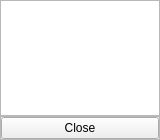
<?xml version="1.0" encoding="UTF-8"?>
<ui version="4.0">
 <class>JoinerListWindow</class>
 <widget class="QWidget" name="JoinerListWindow">
  <property name="geometry">
   <rect>
    <x>0</x>
    <y>0</y>
    <width>160</width>
    <height>140</height>
   </rect>
  </property>
  <property name="windowTitle">
   <string>Joiner List</string>
  </property>
  <layout class="QVBoxLayout" name="verticalLayout">
   <property name="spacing">
    <number>0</number>
   </property>
   <property name="margin">
    <number>0</number>
   </property>
   <item>
    <widget class="QListWidget" name="listJoiner">
     <property name="frameShadow">
      <enum>QFrame::Plain</enum>
     </property>
    </widget>
   </item>
   <item>
    <widget class="QFrame" name="frame">
     <property name="minimumSize">
      <size>
       <width>0</width>
       <height>0</height>
      </size>
     </property>
     <property name="frameShape">
      <enum>QFrame::StyledPanel</enum>
     </property>
     <property name="frameShadow">
      <enum>QFrame::Raised</enum>
     </property>
     <layout class="QHBoxLayout" name="horizontalLayout">
      <property name="spacing">
       <number>0</number>
      </property>
      <property name="margin">
       <number>0</number>
      </property>
      <item>
       <widget class="QPushButton" name="buttonClose">
        <property name="text">
         <string>Close</string>
        </property>
       </widget>
      </item>
     </layout>
    </widget>
   </item>
  </layout>
 </widget>
 <resources/>
 <connections>
  <connection>
   <sender>buttonClose</sender>
   <signal>clicked()</signal>
   <receiver>JoinerListWindow</receiver>
   <slot>close()</slot>
   <hints>
    <hint type="sourcelabel">
     <x>117</x>
     <y>301</y>
    </hint>
    <hint type="destinationlabel">
     <x>119</x>
     <y>159</y>
    </hint>
   </hints>
  </connection>
 </connections>
</ui>
